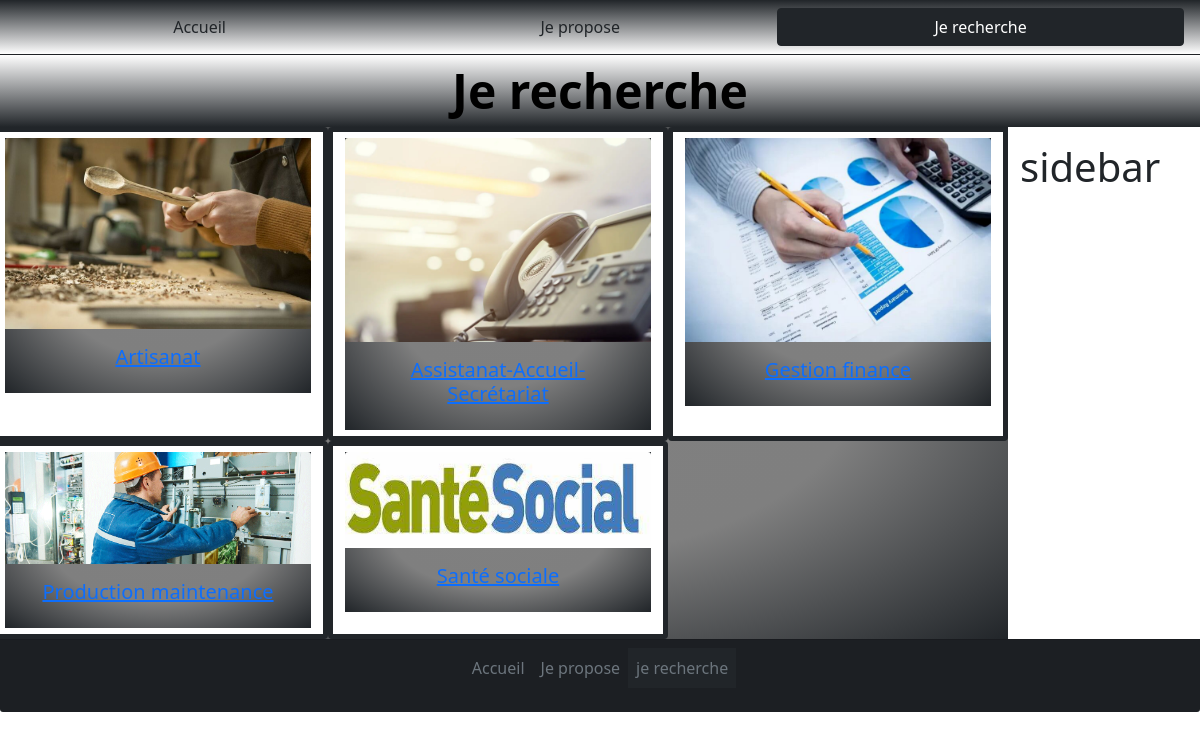
The page /Pages/jecherche.php on the database its author committed.
### tables this page shows
CREATE TABLE `categorie` (
  `NomCat` varchar(100) NOT NULL,
  `ImageCat` varchar(100) NOT NULL,
  `IdCat` int(11) UNSIGNED NOT NULL
);

### Pages/jecherche.php (the view, shortened to what this page needs)
<!DOCTYPE html>
<?php
include "bdd/connexion.php";
$req = $bdd->prepare('SELECT * FROM categorie');
$req->execute();
$categs = $req->fetchAll();
?>
<html lang="en">
<head>
</head>
<body>
<link rel="stylesheet" href="../Style/bootstrap.css">
<link rel="stylesheet" href="../Style/Style.css">
<?php
include "../Parts/Header.php"
?>
<banner class="row banner">
    <titre id="banner">Je recherche</titre>
</banner>
<?php
    include "bdd/connexion.php";
    if (isset($bdd))
    {
                $req = $bdd->prepare('SELECT * FROM categorie order by NomCat');
                $req->execute();
                $categs = $req->fetchAll();
    }
?>
<div class="row">
    <div class="col-10 gradient">
        <div class="row">
            <?php
           foreach($categs as $uneCateg)
           {
                $idCat=$uneCateg["IdCat"];
                $nomCat=$uneCateg["NomCat"];
                $imageCat='../Style/Images/Categorie/'.$uneCateg["ImageCat"];
              ?>
                <div class='card col-md-4 border-5 border-dark btn' >
                <?php
                 echo"
                        <a href='annoncesCateg.php?id=$idCat' class='gradient'>
                         <img class='card-img-top' src='$imageCat' alt='Card image cap'>
                         <div class='card-body'><h5 class='card-title'>$nomCat </h5></div>
                         </a>
                ";
                ?>
                </div>
                <?php
           }
            ?>
        </div>
    </div>
    <div class='col-2'>
        <p> <h1> sidebar</h1>
    </div>
</div>
        <?php
        include "../Parts/Footer.php"
        ?>
</body>
</html>

### Parts/Header.php (shortened to what this page needs)
<?php
$class = [];
if (isset($page)){
    switch ($page){
        case "categ":
            $class = ["","","btn-dark"];
            break;
        }
}
?>
<nav class="nav nav-pills nav-fill card-header dégradé">
    <a href="accueil.php" class="btn <?php echo $class[0]; ?> nav-item">Accueil</a>
    <a href="jepropose.php" class="btn <?php echo $class[5]; ?> nav-item">Je propose</a>
    <a href="jecherche.php" class="btn <?php echo $class[2]; ?> nav-item">Je recherche</a>
</nav>

### Parts/Footer.php (shortened to what this page needs)
<footer class="card-footer footer">
    <ul class="nav justify-content-center">
<li class="nav-item"> <a href="accueil.php" class="nav-link px-2 text-muted <?php echo $class[0]; ?> nav-item">Accueil</a></li>
<li class="nav-item">   <a href="jepropose.php" class="nav-link px-2 text-muted<?php echo $class[1]; ?> nav-item">Je propose</a></li>
<li class="nav-item">   <a href="jecherche.php" class="nav-link px-2 text-muted <?php echo $class[2]; ?> nav-item">je recherche</a></li>
</ul>
</footer>

### Style/Style.css (style rules this page uses)
.dégradé { background: linear-gradient(#212529,white); }
.banner { background: linear-gradient(white,#212529); }
#banner { text-align:center; margin:auto; width: 100%; color: black; font-weight: bolder; font-size: xxx-large; }
.gradient { position: relative; background: radial-gradient(gray, #7F7F7F , #212529); }
.gradient::before { content: ""; position: absolute; top: 0; left: 0; height: 100%; width: 100%; background: radial-gradient(#7F7F7F, #2c3034 ,#212529); opacity: 0; transition: opacity 0.6s ease-in-out; }

### rows shown on the page
categorie: ImageCat (picture), NomCat "Artisanat"
categorie: ImageCat (picture), NomCat "Assistanat-Accueil-Secrétariat"
categorie: ImageCat (picture), NomCat "Gestion finance"
categorie: ImageCat (picture), NomCat "Production maintenance"
categorie: ImageCat (picture), NomCat "Santé sociale"
